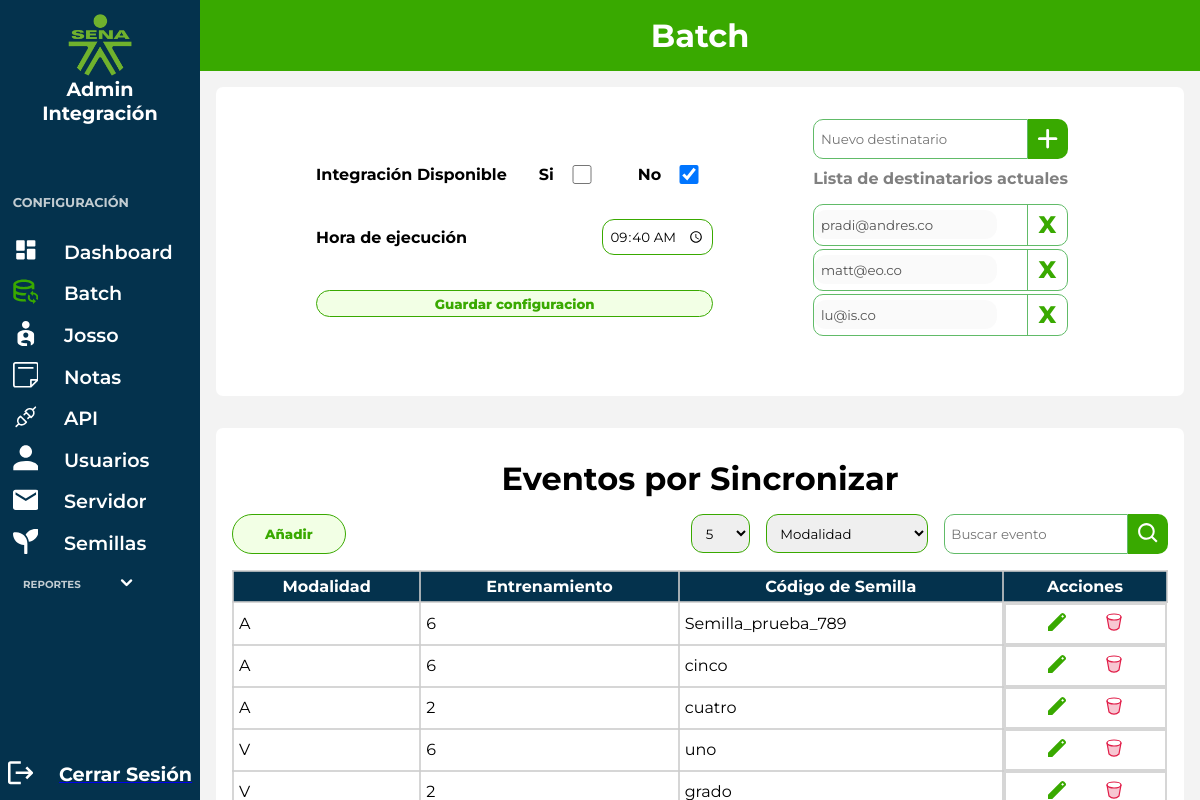
Page /views/batch.php (signed in) on the earlier database version.
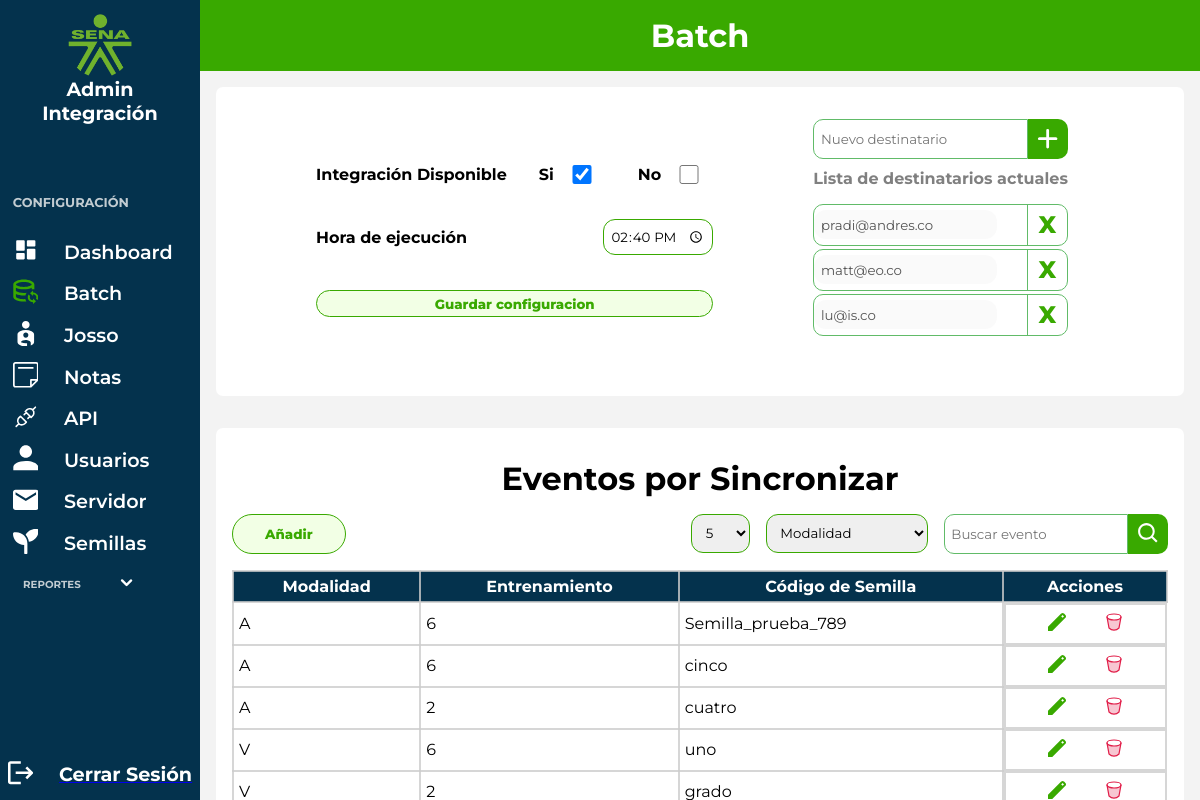
Same page on the later database version.
### tables this page shows
CREATE TABLE IF NOT EXISTS `batch` (
  `id_batch` int NOT NULL AUTO_INCREMENT,
  `integration_availabity` tinyint(1) NOT NULL,
  `execution_schedule` time NOT NULL,
  `notifications_target` longtext NOT NULL,
  `user_id` bigint NOT NULL,
  `date_updated` timestamp NOT NULL DEFAULT CURRENT_TIMESTAMP,
  PRIMARY KEY (`id_batch`),
  KEY `user_id` (`user_id`)
);

### app/controllers/batch/show_batch.php (called while the page is built, shortened)
<?php
    require_once '../app/config.php';
    $sql = "SELECT * FROM batch";
    $stmt = $pdo->query($sql);
    $stmt->execute();
    $resultado = $stmt->fetch(PDO::FETCH_ASSOC);
    if($resultado){
        $integration_availabity = $resultado['integration_availabity'];
        $execution_schedule = $resultado['execution_schedule'];
    }

### views/batch/batch.php (the view, shortened to what the changed rows need)
<?php
require_once '../app/controllers/batch/create_batch.php';
require_once '../app/controllers/batch/show_batch.php';
?>
<div class="container__box">
    <div class="content__batch">
        <form class="form__batch" method="post">
            <div class="input form__batch_input">
                <div class="checkboxes">
                    <div class="check">
                        <p>Si</p>
                        <input <?php echo
                                isset($integration_availabity)
                                    ? (
                                        $integration_availabity === 1
                                        ? 'checked'
                                        : ''
                                    )
                                    : ''
                                ?> type="checkbox" name="availabity" id="si" onclick="handleCheckBox('si')" <?php echo $_SESSION['role'] == 'reader' ? 'disabled' : '' ?>>
                    </div>
                    <div class="check">
                        <p>No</p>
                        <input <?php echo
                                isset($integration_availabity)
                                    ? (
                                        $integration_availabity === 0
                                        ? 'checked'
                                        : ''
                                    )
                                    : ''
                                ?> type="checkbox" name="inavailabity" id="no" onclick="handleCheckBox('no')" <?php echo $_SESSION['role'] == 'reader' ? 'disabled' : '' ?>>
                    </div>
                </div>
            </div>
            <div class="input">
                <label for=""> Hora de ejecución </label>
                <input value="<?php echo isset($execution_schedule) ? $execution_schedule : ''; ?>" type="time" id="execution_schedule" name="execution_schedule" required <?php echo $_SESSION['role'] == 'reader' ? 'disabled' : '' ?> />
            </div>
        </form>
    </div>
    <div class="container__events">
        <div class="event__sync">
            <h1>Eventos por Sincronizar</h1>
            <div class="list__events">
                <table class="table__list">
                    <thead>
                        <tr>
                            <th>Modalidad</th>
                            <th>Entrenamiento</th>
                            <th>Código de Semilla</th>
                            <?php
                            if ($_SESSION['role'] == 'admin') {
                                echo "
                                        <th>Acciones</th>
                                    ";
                            }
                            ?>
                        </tr>
                    </thead>
                </table>
            </div>
        </div>
    </div>
</div>
</div>

Differences in the rows shown:
changed batch: integration_availabity "☐" → "☑"; integration_availabity "☑" → "☐"; execution_schedule "09:40:00" → "14:40:00"
